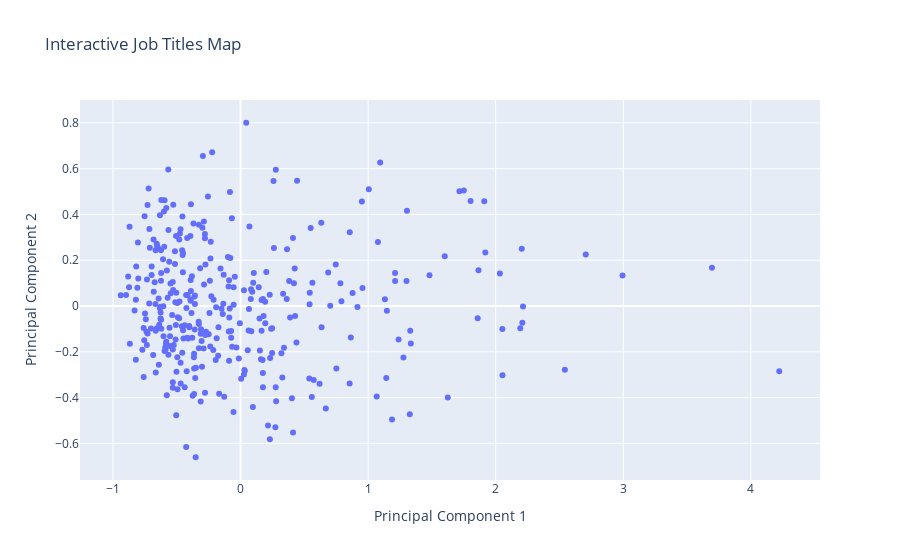

The code cell stored with this chart in its notebook:
### Code cell
import plotly.express as px
pcs = ['pc1', 'pc2']

fig = px.scatter(jobs_df, x=pcs[0], y=pcs[1], hover_name='Occupations',
                 title='Interactive Map of Job Titles',
                 labels={pcs[0]: 'Principal Component 1', pcs[1]: 'Principal Component 2'})

# Update layout to improve the appearance
fig.update_layout(title='Interactive Job Titles Map',
                  xaxis_title='Principal Component 1',
                  yaxis_title='Principal Component 2',
                  hovermode='closest')

# Show the plot
fig.show()

### Figure 1 — Plotly figure (JSON) as saved in the notebook; plotly's stock layout.template omitted (floating-point values rounded to 4 significant figures; data arrays with more than 128 entries replaced by an {"elided": "..."} marker saying what was removed)
{"data": [{"hovertemplate": "<b>%{hovertext}</b><br><br>Principal Component 1=%{x}<br>Principal Component 2=%{y}<extra></extra>", "hovertext": {"elided": "340 str values"}, "legendgroup": "", "marker": {"color": "#636efa", "symbol": "circle"}, "mode": "markers", "name": "", "orientation": "v", "showlegend": false, "type": "scatter", "x": {"elided": "340 float values"}, "xaxis": "x", "y": {"elided": "340 float values"}, "yaxis": "y"}], "layout": {"hovermode": "closest", "legend": {"tracegroupgap": 0}, "title": {"text": "Interactive Job Titles Map"}, "xaxis": {"anchor": "y", "domain": [0, 1], "title": {"text": "Principal Component 1"}}, "yaxis": {"anchor": "x", "domain": [0, 1], "title": {"text": "Principal Component 2"}}}}
